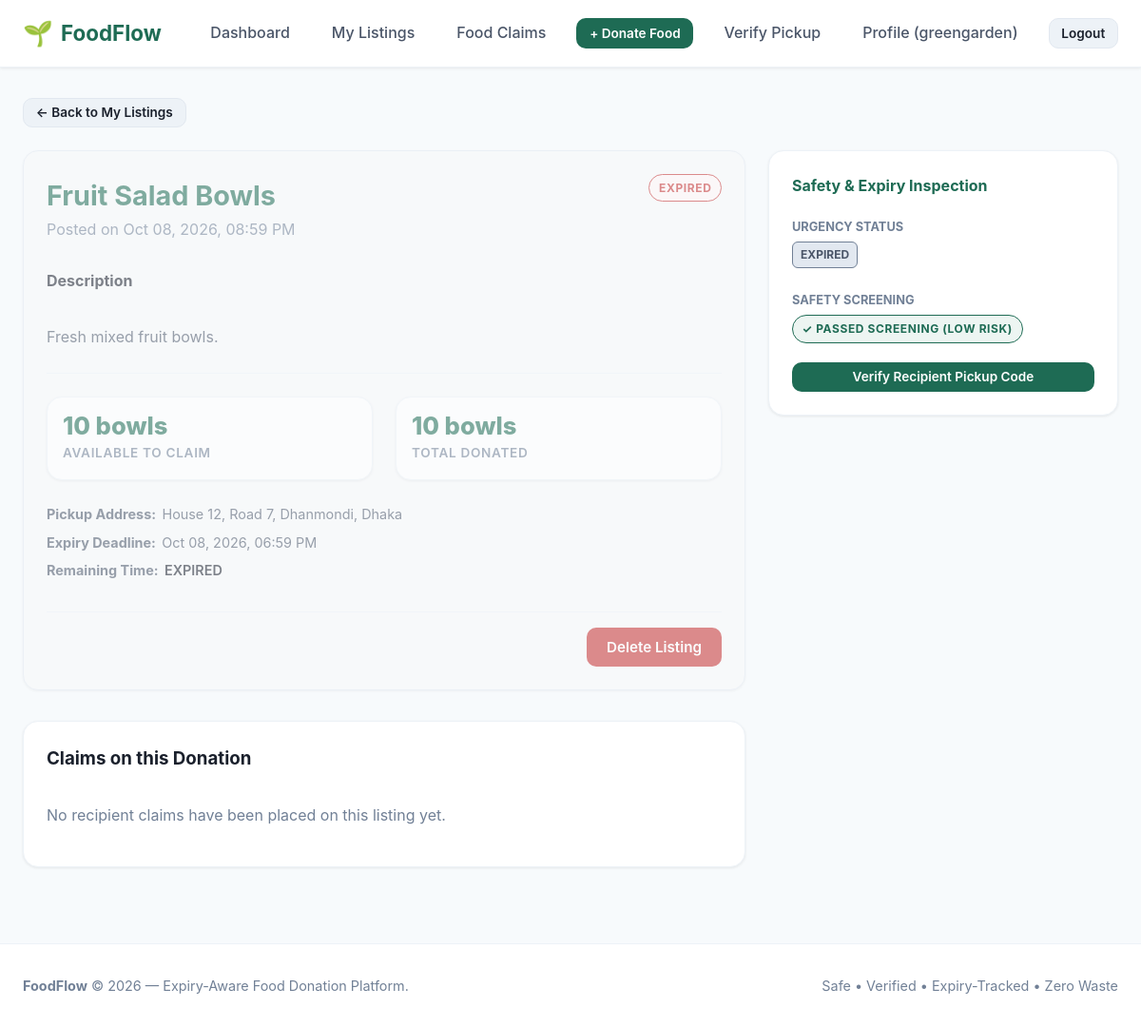
Screenshot of /donor/listings/4/ (signed in) with the database file from the repository.
### accounts/models.py (models this page shows, shortened)
class User(AbstractUser):
    ROLE_DONOR = 'donor'
    ROLE_RECIPIENT = 'recipient'
    ROLE_CHOICES = [
        (ROLE_DONOR, 'Donor'),
        (ROLE_RECIPIENT, 'Recipient'),
    ]
    role = models.CharField(
        max_length=20,
        choices=ROLE_CHOICES,
        default=ROLE_RECIPIENT,
        help_text="Designates whether this user registers as a food Donor or Recipient."
    )
    phone = models.CharField(
        max_length=20,
        blank=True,
        null=True,
        help_text="Contact telephone number"
    )
    @property
    def is_donor(self):
        return self.role == self.ROLE_DONOR
    @property
    def is_recipient(self):
        return self.role == self.ROLE_RECIPIENT

### listings/models.py (models this page shows, shortened)
class FoodListing(models.Model):
    STATUS_AVAILABLE = 'available'
    STATUS_CLAIMED = 'claimed'
    STATUS_COMPLETED = 'completed'
    STATUS_EXPIRED = 'expired'
    STATUS_BLOCKED = 'blocked'
    STATUS_CHOICES = [
        (STATUS_AVAILABLE, 'Available'),
        (STATUS_CLAIMED, 'Claimed'),
        (STATUS_COMPLETED, 'Completed'),
        (STATUS_EXPIRED, 'Expired'),
        (STATUS_BLOCKED, 'Blocked'),
    ]
    donor = models.ForeignKey(
        'accounts.Donor',
        on_delete=models.CASCADE,
        related_name='listings'
    )
    location = models.ForeignKey(
        'locations.Location',
        on_delete=models.PROTECT,
        related_name='listings'
    )
    food_name = models.CharField(max_length=200, help_text="e.g. Cooked Rice & Curry, Fresh Apples, Bread Rolls")
    description = models.TextField(blank=True, null=True, help_text="Preparation details, ingredients, or dietary info")
    quantity = models.DecimalField(
        max_digits=8,
        decimal_places=2,
        validators=[MinValueValidator(Decimal('0.01'))],
        help_text="Total initial quantity"
    )
    unit = models.CharField(
        max_length=50,
        help_text="Units: portions, kg, boxes, packets, meals, litres"
    )
    expires_at = models.DateTimeField(
        db_index=True,
        help_text="Exact expiry deadline"
    )
    status = models.CharField(
        max_length=20,
        choices=STATUS_CHOICES,
        default=STATUS_AVAILABLE,
        db_index=True
    )
    created_at = models.DateTimeField(auto_now_add=True)
    updated_at = models.DateTimeField(auto_now=True)
    class Meta:
        verbose_name = "Food Listing"
        verbose_name_plural = "Food Listings"
        ordering = ['expires_at']
    @property
    def quantity_reserved(self):
        from claims.models import Claim
        quantities = self.claims.filter(
            status__in=[Claim.STATUS_PENDING, Claim.STATUS_COMPLETED]
        ).values_list("claimed_quantity", flat=True)
        return sum(quantities, Decimal("0.00"))
    @property
    def quantity_available(self):
        remaining = self.quantity - self.quantity_reserved
        return max(
            Decimal("0.00"), remaining
        ).quantize(Decimal("0.01"))

class ExpiryTracker(models.Model):
    URGENCY_SAFE = 'safe'
    URGENCY_WARNING = 'warning'
    URGENCY_URGENT = 'urgent'
    URGENCY_EXPIRED = 'expired'
    URGENCY_CHOICES = [
        (URGENCY_SAFE, 'Safe'),
        (URGENCY_WARNING, 'Warning'),
        (URGENCY_URGENT, 'Urgent'),
        (URGENCY_EXPIRED, 'Expired'),
    ]
    listing = models.OneToOneField(
        FoodListing,
        on_delete=models.CASCADE,
        related_name='expiry_tracker'
    )
    expires_at = models.DateTimeField()
    urgency_level = models.CharField(
        max_length=20,
        choices=URGENCY_CHOICES,
        default=URGENCY_SAFE
    )
    alert_sent = models.BooleanField(
        default=False,
        help_text="Prevents duplicate urgent or expiry notifications"
    )
    last_checked_at = models.DateTimeField(auto_now=True)
    class Meta:
        verbose_name = "Expiry Tracker"
        verbose_name_plural = "Expiry Trackers"

class FoodSafetyCheck(models.Model):
    RISK_LOW = 'low'
    RISK_MEDIUM = 'medium'
    RISK_HIGH = 'high'
    RISK_CHOICES = [
        (RISK_LOW, 'Low Risk'),
        (RISK_MEDIUM, 'Medium Risk'),
        (RISK_HIGH, 'High Risk'),
    ]
    listing = models.OneToOneField(
        FoodListing,
        on_delete=models.CASCADE,
        related_name='safety_check'
    )
    risk_level = models.CharField(
        max_length=20,
        choices=RISK_CHOICES,
        default=RISK_LOW
    )
    safe_until = models.DateTimeField(blank=True, null=True)
    is_safe = models.BooleanField(
        default=True,
        help_text="Whether this listing passed platform safety screening"
    )
    checked_at = models.DateTimeField(auto_now=True)
    class Meta:
        verbose_name = "Food Safety Check"
        verbose_name_plural = "Food Safety Checks"

### locations/models.py (models this page shows, shortened)
class Location(models.Model):
    address = models.CharField(max_length=255, help_text="Street address or building details")
    area = models.CharField(max_length=100, db_index=True, help_text="Neighborhood or area name")
    city = models.CharField(max_length=100, db_index=True, help_text="City name")
    postal_code = models.CharField(max_length=20, blank=True, null=True, help_text="Postal / ZIP code")
    latitude = models.DecimalField(max_digits=9, decimal_places=6, null=True, blank=True)
    longitude = models.DecimalField(max_digits=9, decimal_places=6, null=True, blank=True)
    class Meta:
        verbose_name = "Location"
        verbose_name_plural = "Locations"
        indexes = [
            models.Index(fields=['area'], name='loc_area_idx'),
            models.Index(fields=['city'], name='loc_city_idx'),
        ]
        constraints = [
            models.UniqueConstraint(
                fields=['address', 'area', 'city', 'postal_code'],
                name='unique_location_address'
            )
        ]

### listings/views.py (the view)
# urls.py: path('donor/listings/<int:pk>/', views.donor_listing_detail_view, name='donor_listing_detail'),
@login_required
def donor_listing_detail_view(request, pk):
    if not request.user.is_donor:
        messages.error(request, "Access restricted to food donors.")
        return redirect('home')
    listing = get_object_or_404(
        FoodListing.objects.select_related('donor__user', 'location', 'expiry_tracker', 'safety_check'),
        pk=pk
    )
    if listing.donor.user != request.user and not request.user.is_staff:
        messages.error(request, "Unauthorized: You do not own this listing.")
        return redirect('listings:donor_listings')
    claims = listing.claims.all().select_related('recipient__user').order_by('-claimed_at')
    context = {
        'listing': listing,
        'claims': claims,
    }
    return render(request, 'listings/listing_detail_donor.html', context)

### notifications/views.py (called while the page is built)
def unread_notification_context(request):
    if request.user.is_authenticated and request.user.is_recipient and hasattr(request.user, 'recipient_profile'):
        count = Notification.objects.filter(recipient=request.user.recipient_profile, is_read=False).count()
        return {'unread_notifications_count': count}
    return {'unread_notifications_count': 0}

### templates/listings/listing_detail_donor.html (shortened to what this page needs)
{% extends 'base.html' %}
{% block content %}
<div style="margin-bottom: 1.5rem;">
    <a href="{% url 'listings:donor_listings' %}" class="btn btn-secondary btn-sm">&larr; Back to My Listings</a>
</div>
<div class="grid grid-3">
    <div style="grid-column: span 2;">
        <div class="card" style="margin-bottom: 2rem;">
            <div class="card-header">
                <div>
                    <h1 style="color: var(--green-700); font-size: 1.8rem;">{{ listing.food_name }}</h1>
                    <span style="color: var(--grey-500);">Posted on {{ listing.created_at|date:"M d, Y, h:i A" }}</span>
                </div>
                <div>
                    <span class="badge badge-{{ listing.status }}">{{ listing.get_status_display }}</span>
                </div>
            </div>
            <div class="card-body">
                <h4 style="margin: 1rem 0 0.5rem; color: var(--ink);">Description</h4>
                <p style="color: var(--grey-700); white-space: pre-line;">
                    {{ listing.description|default:"No description provided." }}
                </p>
                <hr style="border: 0; border-top: 1px solid var(--grey-200); margin: 1.5rem 0;">
                <div class="grid grid-2">
                    <div class="stat-card" style="padding: 1rem;">
                        <span class="stat-value" style="font-size: 1.6rem;">{{ listing.quantity_available|floatformat:"-2" }} {{ listing.unit }}</span>
                        <span class="stat-label">Available to Claim</span>
                    </div>
                    <div class="stat-card" style="padding: 1rem;">
                        <span class="stat-value" style="font-size: 1.6rem;">{{ listing.quantity|floatformat:"-2" }} {{ listing.unit }}</span>
                        <span class="stat-label">Total Donated</span>
                    </div>
                </div>
                <div class="food-meta" style="margin-top: 1.5rem;">
                    <div class="food-meta-item">
                        <strong>Pickup Address:</strong>
                        <span>{{ listing.location.address }}, {{ listing.location.area }}, {{ listing.location.city }}</span>
                    </div>
                    <div class="food-meta-item">
                        <strong>Expiry Deadline:</strong>
                        <span>{{ listing.expires_at|date:"M d, Y, h:i A" }}</span>
                    </div>
                    <div class="food-meta-item">
                        <strong>Remaining Time:</strong>
                        <span class="countdown" data-expires="{{ listing.expires_at|date:'c' }}">Calculating...</span>
                    </div>
                </div>
            </div>
            <div class="card-footer" style="display: flex; gap: 0.75rem; justify-content: flex-end;">
                <form action="{% url 'listings:donor_listing_delete' pk=listing.pk %}" method="post" onsubmit="return confirm('Are you sure you want to delete this listing?');">
                    <button type="submit" class="btn btn-danger">Delete Listing</button>
                </form>
            </div>
        </div>
        <div class="card">
            <h3 style="color: var(--ink); margin-bottom: 1rem;">Claims on this Donation</h3>
            {% if claims %}
            <div style="overflow-x: auto;">
                <table style="width: 100%; border-collapse: collapse; font-size: 0.95rem;">
                    <thead>
                        <tr style="text-align: left; border-bottom: 2px solid var(--grey-200); color: var(--grey-700);">
                            <th style="padding: 0.75rem 0.5rem;">Claim ID</th>
                            <th style="padding: 0.75rem 0.5rem;">Recipient</th>
                            <th style="padding: 0.75rem 0.5rem;">Quantity</th>
                            <th style="padding: 0.75rem 0.5rem;">Pickup Deadline</th>
                            <th style="padding: 0.75rem 0.5rem;">Status</th>
                        </tr>
                    </thead>
                    <tbody>
                        {% for claim in claims %}
                        <tr style="border-bottom: 1px solid var(--grey-200);">
                            <td style="padding: 0.75rem 0.5rem; font-weight: 600;">#{{ claim.id }}</td>
                            <td style="padding: 0.75rem 0.5rem;">{{ claim.recipient.user.username }} ({{ claim.recipient.user.phone|default:'No phone' }})</td>
                            <td style="padding: 0.75rem 0.5rem;">{{ claim.claimed_quantity|floatformat:"-2" }} {{ listing.unit }}</td>
                            <td style="padding: 0.75rem 0.5rem;">{{ claim.pickup_deadline|date:"M d, h:i A" }}</td>
                            <td style="padding: 0.75rem 0.5rem;">
                                <span class="badge badge-{{ claim.status }}">{{ claim.get_status_display }}</span>
                            </td>
                        </tr>
                        {% endfor %}
                    </tbody>
                </table>
            </div>
            {% else %}
            <p style="color: var(--grey-500); padding: 1rem 0;">No recipient claims have been placed on this listing yet.</p>
            {% endif %}
        </div>
    </div>
    <div>
        <div class="card" style="margin-bottom: 1.5rem;">
            <h4 style="color: var(--green-700); margin-bottom: 1rem;">Safety & Expiry Inspection</h4>
            <div style="margin-bottom: 1.25rem;">
                <label style="font-size: 0.8rem; font-weight: 700; color: var(--grey-500); text-transform: uppercase;">Urgency Status</label>
                <div style="margin-top: 0.25rem;">
                    <span class="urgency-badge urgency-{{ listing.expiry_tracker.urgency_level|default:'safe' }}">
                        {{ listing.expiry_tracker.get_urgency_level_display|default:'SAFE'|upper }}
                    </span>
                </div>
            </div>
            <div style="margin-bottom: 1.25rem;">
                <label style="font-size: 0.8rem; font-weight: 700; color: var(--grey-500); text-transform: uppercase;">Safety Screening</label>
                <div style="margin-top: 0.25rem;">
                    {% if listing.safety_check.is_safe %}
                        <span class="badge badge-available">✓ Passed Screening ({{ listing.safety_check.get_risk_level_display }})</span>
                    {% else %}
                        <span class="badge badge-blocked">⚠ High Risk / Blocked</span>
                    {% endif %}
                </div>
            </div>
            <div>
                <a href="{% url 'claims:verify_pickup' %}" class="btn btn-primary btn-sm" style="width: 100%;">
                    Verify Recipient Pickup Code
                </a>
            </div>
        </div>
    </div>
</div>
{% endblock %}

### templates/partials/navbar.html (shortened to what this page needs)
{% load static %}
<nav class="navbar">
    <div class="container navbar-container">
        <a href="{% url 'home' %}" class="brand">
            <span class="brand-icon">🌱</span>
            <span>FoodFlow</span>
        </a>
        <ul class="nav-links">
            {% if user.is_authenticated %}
            {% if user.is_donor %}
            <li><a href="{% url 'accounts:donor_dashboard' %}" class="nav-link">Dashboard</a></li>
            <li><a href="{% url 'listings:donor_listings' %}" class="nav-link">My Listings</a></li>
            <li><a href="{% url 'claims:my_claims' %}" class="nav-link">Food Claims</a></li>
            <li>
                {% if user.donor_profile.is_verified %}
                <a href="{% url 'listings:donor_listing_create' %}"
                   class="nav-link btn btn-primary btn-sm"
                   style="color: white;">
                    + Donate Food
                </a>
                {% endif %}
            </li>
            <li><a href="{% url 'claims:verify_pickup' %}" class="nav-link">Verify Pickup</a></li>
                {% endif %}
                <li><a href="{% url 'accounts:profile' %}" class="nav-link">Profile ({{ user.username }})</a></li>
                <li><a href="{% url 'accounts:logout' %}" class="nav-link btn btn-secondary btn-sm">Logout</a></li>
            {% endif %}
        </ul>
    </div>
</nav>

### rows the page displays
User: username "greengarden"
FoodListing: food_name "Fruit Salad Bowls", created_at "Oct 08, 2026, 08:59 PM", status "EXPIRED", description "Fresh mixed fruit bowls.", quantity_available "10", unit "bowls", quantity "10", location.address "House 12, Road 7", location.area "Dhanmondi", location.city "Dhaka", expires_at "Oct 08, 2026, 06:59 PM", expiry_tracker.urgency_level "EXPIRED", safety_check.risk_level "LOW RISK"
